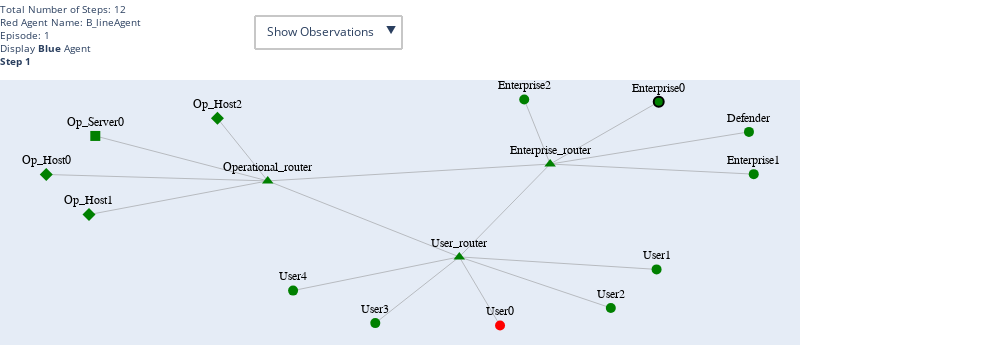
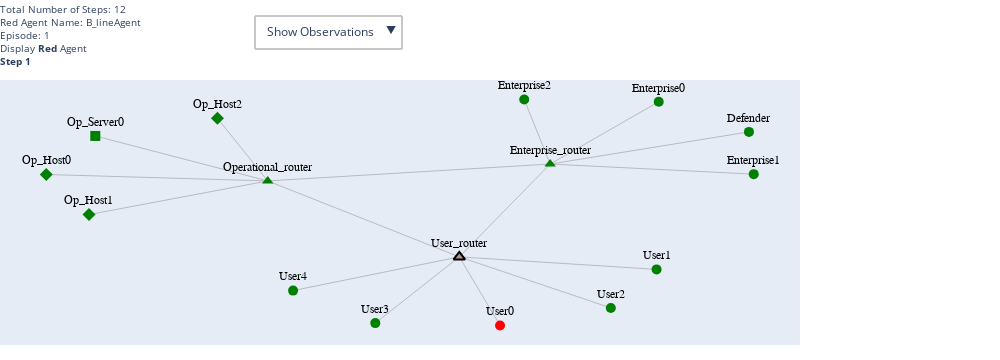
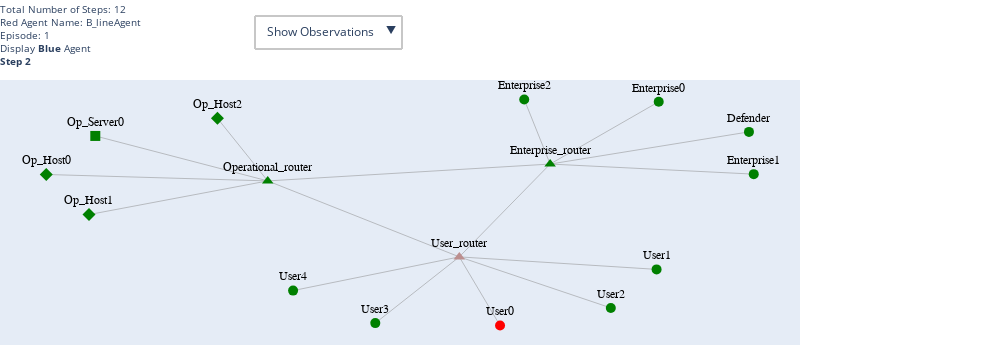
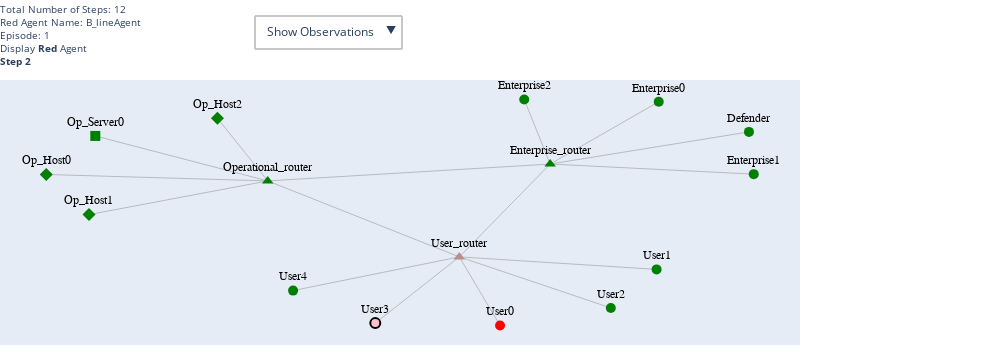

Here is the notebook cell these charts were saved with, in order:
### Code cell
nv = NetworkVisualizer(test_cyborg_minus_minus)
nv.plot(save=False)

### Figure 1 — Plotly figure (JSON) as saved in the notebook; plotly's stock layout.template omitted (floating-point values rounded to 4 significant figures)
{"data": [{"hoverinfo": "none", "line": {"color": "#888", "width": 0.5}, "mode": "lines", "type": "scatter", "x": [0.8354, 0.3181, null, 0.6006, 0.3181, null, 0.8478, 0.3181, null, 0.2506, 0.3181, null, -0.9931, -0.4168, null, -0.8819, -0.4168, null, -0.5477, -0.4168, null, -0.8655, -0.4168, null, 0.1877, 0.08169, null, 0.595, 0.08169, null, 0.4759, 0.08169, null, -0.137, 0.08169, null, -0.3508, 0.08169, null, 0.3181, -0.4168, null, 0.3181, 0.08169, null, -0.4168, 0.08169, null], "y": [0.5977, 0.3322, null, 0.8462, 0.3322, null, 0.249, 0.3322, null, 0.8648, 0.3322, null, 0.2462, 0.193, null, -0.08478, 0.193, null, 0.7096, 0.193, null, 0.5642, 0.193, null, -1, -0.4339, null, -0.537, -0.4339, null, -0.8549, -0.4339, null, -0.9804, -0.4339, null, -0.7119, -0.4339, null, 0.3322, 0.193, null, 0.3322, -0.4339, null, 0.193, -0.4339, null]}, {"hoverinfo": "text", "hovertext": ["Node: Defender<br>IP Address: 10.0.139.62<br>Compromised: No", "Node: Enterprise0<br>IP Address: 10.0.139.57<br>Compromised: No", "Node: Enterprise1<br>IP Address: 10.0.139.61<br>Compromised: No", "Node: Enterprise2<br>IP Address: 10.0.139.49<br>Compromised: No", "Node: Op_Host0<br>IP Address: 10.0.166.146<br>Compromised: No", "Node: Op_Host1<br>IP Address: 10.0.166.152<br>Compromised: No", "Node: Op_Host2<br>IP Address: 10.0.166.156<br>Compromised: No", "Node: Op_Server0<br>IP Address: 10.0.166.147<br>Compromised: No", "Node: User0<br>IP Address: 10.0.50.221<br>Compromised: Yes", "Node: User1<br>IP Address: 10.0.50.211<br>Compromised: No", "Node: User2<br>IP Address: 10.0.50.220<br>Compromised: No", "Node: User3<br>IP Address: 10.0.50.212<br>Compromised: No", "Node: User4<br>IP Address: 10.0.50.216<br>Compromised: No", "Node: Enterprise_router<br>IP Address: 10.0.139.58<br>Compromised: No", "Node: Operational_router<br>IP Address: 10.0.166.157<br>Compromised: No", "Node: User_router<br>IP Address: 10.0.50.214<br>Compromised: No"], "marker": {"color": ["green", "green", "green", "green", "green", "green", "green", "green", "red", "green", "green", "green", "green", "green", "green", "green"], "colorscale": [[0, "#440154"], [0.1111, "#482878"], [0.2222, "#3e4989"], [0.3333, "#31688e"], [0.4444, "#26828e"], [0.5556, "#1f9e89"], [0.6667, "#35b779"], [0.7778, "#6ece58"], [0.8889, "#b5de2b"], [1, "#fde725"]], "line": {"color": ["white", "black", "white", "white", "white", "white", "white", "white", "white", "white", "white", "white", "white", "white", "white", "white"], "width": [0, 2, 0, 0, 0, 0, 0, 0, 0, 0, 0, 0, 0, 0, 0, 0]}, "showscale": false, "size": 10, "symbol": ["circle", "circle", "circle", "circle", "diamond", "diamond", "diamond", "square", "circle", "circle", "circle", "circle", "circle", "triangle-up", "triangle-up", "triangle-up"]}, "mode": "markers+text", "text": ["Defender", "Enterprise0", "Enterprise1", "Enterprise2", "Op_Host0", "Op_Host1", "Op_Host2", "Op_Server0", "User0", "User1", "User2", "User3", "User4", "Enterprise_router", "Operational_router", "User_router"], "textfont": {"color": "black", "family": "sans serif", "size": 12}, "textposition": "top center", "type": "scatter", "x": [0.8354, 0.6006, 0.8478, 0.2506, -0.9931, -0.8819, -0.5477, -0.8655, 0.1877, 0.595, 0.4759, -0.137, -0.3508, 0.3181, -0.4168, 0.08169], "y": [0.5977, 0.8462, 0.249, 0.8648, 0.2462, -0.08478, 0.7096, 0.5642, -1, -0.537, -0.8549, -0.9804, -0.7119, 0.3322, 0.193, -0.4339]}], "layout": {"height": 360, "hovermode": "closest", "margin": {"b": 15, "l": 0, "r": 200, "t": 80}, "showlegend": false, "title": {"font": {"size": 10}, "text": "<br>Total Number of Steps: 12                                    <br>Red Agent Name: B_lineAgent                                    <br>Episode: 1                                    <br>Display <b>Blue</b> Agent                                    <br><b>Step 1</b>", "x": 0, "y": 1}, "updatemenus": [{"bordercolor": "#c7c7c7", "borderwidth": 2, "buttons": [{"args": [{"annotations": [{"align": "left", "bgcolor": "rgba(255,255,255,0.9)", "bordercolor": "black", "borderwidth": 2, "font": {"family": "Arial, sans-serif", "size": 7}, "showarrow": false, "text": "\n                <br>🎯Blue Action: DecoyApache Enterprise0\n                <br>✅Success: True\n                <br>👀Observations: \n                <br><br>Enterprise0: <br>    Processes:         <br>PID:     1104<br>PPID:     1<br>Service Name:     apache2<br>Username:     ubuntu<br>Properties:     rfi\n                <br>💰Reward: <br>&nbsp;&nbsp;&nbsp;• HybridAvailabilityConfidentiality: 0.0<br>&nbsp;&nbsp;&nbsp;• action_cost: 0\n                ", "visible": true, "x": 1.25, "xref": "paper", "y": 0.15, "yref": "paper"}]}], "label": "Show Observations", "method": "relayout"}, {"args": [{"annotations": []}], "label": "Hide Observations", "method": "relayout"}], "direction": "down", "showactive": true, "x": 0.5, "y": 1.25}], "width": 1000, "xaxis": {"autorange": true, "range": [-1.113, 0.9682], "showgrid": false, "showticklabels": false, "type": "linear", "zeroline": false}, "yaxis": {"autorange": true, "range": [-1.161, 1.026], "showgrid": false, "showticklabels": false, "type": "linear", "zeroline": false}}}

### Figure 2 — Plotly figure (JSON) as saved in the notebook; plotly's stock layout.template omitted (floating-point values rounded to 4 significant figures)
{"data": [{"hoverinfo": "none", "line": {"color": "#888", "width": 0.5}, "mode": "lines", "type": "scatter", "x": [0.8354, 0.3181, null, 0.6006, 0.3181, null, 0.8478, 0.3181, null, 0.2506, 0.3181, null, -0.9931, -0.4168, null, -0.8819, -0.4168, null, -0.5477, -0.4168, null, -0.8655, -0.4168, null, 0.1877, 0.08169, null, 0.595, 0.08169, null, 0.4759, 0.08169, null, -0.137, 0.08169, null, -0.3508, 0.08169, null, 0.3181, -0.4168, null, 0.3181, 0.08169, null, -0.4168, 0.08169, null], "y": [0.5977, 0.3322, null, 0.8462, 0.3322, null, 0.249, 0.3322, null, 0.8648, 0.3322, null, 0.2462, 0.193, null, -0.08478, 0.193, null, 0.7096, 0.193, null, 0.5642, 0.193, null, -1, -0.4339, null, -0.537, -0.4339, null, -0.8549, -0.4339, null, -0.9804, -0.4339, null, -0.7119, -0.4339, null, 0.3322, 0.193, null, 0.3322, -0.4339, null, 0.193, -0.4339, null]}, {"hoverinfo": "text", "hovertext": ["Node: Defender<br>IP Address: 10.0.139.62<br>Compromised: No", "Node: Enterprise0<br>IP Address: 10.0.139.57<br>Compromised: No", "Node: Enterprise1<br>IP Address: 10.0.139.61<br>Compromised: No", "Node: Enterprise2<br>IP Address: 10.0.139.49<br>Compromised: No", "Node: Op_Host0<br>IP Address: 10.0.166.146<br>Compromised: No", "Node: Op_Host1<br>IP Address: 10.0.166.152<br>Compromised: No", "Node: Op_Host2<br>IP Address: 10.0.166.156<br>Compromised: No", "Node: Op_Server0<br>IP Address: 10.0.166.147<br>Compromised: No", "Node: User0<br>IP Address: 10.0.50.221<br>Compromised: Yes", "Node: User1<br>IP Address: 10.0.50.211<br>Compromised: No", "Node: User2<br>IP Address: 10.0.50.220<br>Compromised: No", "Node: User3<br>IP Address: 10.0.50.212<br>Compromised: No", "Node: User4<br>IP Address: 10.0.50.216<br>Compromised: No", "Node: Enterprise_router<br>IP Address: 10.0.139.58<br>Compromised: No", "Node: Operational_router<br>IP Address: 10.0.166.157<br>Compromised: No", "Node: User_router<br>IP Address: 10.0.50.214<br>Compromised: No"], "marker": {"color": ["green", "green", "green", "green", "green", "green", "green", "green", "red", "green", "green", "green", "green", "green", "green", "rosybrown"], "colorscale": [[0, "#440154"], [0.1111, "#482878"], [0.2222, "#3e4989"], [0.3333, "#31688e"], [0.4444, "#26828e"], [0.5556, "#1f9e89"], [0.6667, "#35b779"], [0.7778, "#6ece58"], [0.8889, "#b5de2b"], [1, "#fde725"]], "line": {"color": ["white", "white", "white", "white", "white", "white", "white", "white", "white", "white", "white", "white", "white", "white", "white", "black"], "width": [0, 0, 0, 0, 0, 0, 0, 0, 0, 0, 0, 0, 0, 0, 0, 2]}, "showscale": false, "size": 10, "symbol": ["circle", "circle", "circle", "circle", "diamond", "diamond", "diamond", "square", "circle", "circle", "circle", "circle", "circle", "triangle-up", "triangle-up", "triangle-up"]}, "mode": "markers+text", "text": ["Defender", "Enterprise0", "Enterprise1", "Enterprise2", "Op_Host0", "Op_Host1", "Op_Host2", "Op_Server0", "User0", "User1", "User2", "User3", "User4", "Enterprise_router", "Operational_router", "User_router"], "textfont": {"color": "black", "family": "sans serif", "size": 12}, "textposition": "top center", "type": "scatter", "x": [0.8354, 0.6006, 0.8478, 0.2506, -0.9931, -0.8819, -0.5477, -0.8655, 0.1877, 0.595, 0.4759, -0.137, -0.3508, 0.3181, -0.4168, 0.08169], "y": [0.5977, 0.8462, 0.249, 0.8648, 0.2462, -0.08478, 0.7096, 0.5642, -1, -0.537, -0.8549, -0.9804, -0.7119, 0.3322, 0.193, -0.4339]}], "layout": {"height": 360, "hovermode": "closest", "margin": {"b": 15, "l": 0, "r": 200, "t": 80}, "showlegend": false, "title": {"font": {"size": 10}, "text": "<br>Total Number of Steps: 12                                    <br>Red Agent Name: B_lineAgent                                    <br>Episode: 1                                    <br>Display <b>Red</b> Agent                                    <br><b>Step 1</b>", "x": 0, "y": 1}, "updatemenus": [{"bordercolor": "#c7c7c7", "borderwidth": 2, "buttons": [{"args": [{"annotations": [{"align": "left", "bgcolor": "rgba(255,255,255,0.9)", "bordercolor": "black", "borderwidth": 2, "font": {"family": "Arial, sans-serif", "size": 7}, "showarrow": false, "text": "\n                <br>🎯Red Action: DiscoverRemoteSystems 10.0.50.208/28\n                <br>✅Success: True\n                <br>👀Observations: \n                <br><br>10.0.50.221: <br>    Interface:         <br>IP Address:     10.0.50.221<br>Subnet:     10.0.50.208/28<br>10.0.50.211: <br>    Interface:         <br>IP Address:     10.0.50.211<br>Subnet:     10.0.50.208/28<br>10.0.50.220: <br>    Interface:         <br>IP Address:     10.0.50.220<br>Subnet:     10.0.50.208/28<br>10.0.50.212: <br>    Interface:         <br>IP Address:     10.0.50.212<br>Subnet:     10.0.50.208/28<br>10.0.50.216: <br>    Interface:         <br>IP Address:     10.0.50.216<br>Subnet:     10.0.50.208/28\n                <br>💰Reward: <br>&nbsp;&nbsp;&nbsp;• HybridImpactPwn: 0.0<br>&nbsp;&nbsp;&nbsp;• action_cost: 0\n                ", "visible": true, "x": 1.25, "xref": "paper", "y": 0.15, "yref": "paper"}]}], "label": "Show Observations", "method": "relayout"}, {"args": [{"annotations": []}], "label": "Hide Observations", "method": "relayout"}], "direction": "down", "showactive": true, "x": 0.5, "y": 1.25}], "width": 1000, "xaxis": {"autorange": true, "range": [-1.113, 0.9682], "showgrid": false, "showticklabels": false, "type": "linear", "zeroline": false}, "yaxis": {"autorange": true, "range": [-1.161, 1.026], "showgrid": false, "showticklabels": false, "type": "linear", "zeroline": false}}}

### Figure 3 — Plotly figure (JSON) as saved in the notebook; plotly's stock layout.template omitted (floating-point values rounded to 4 significant figures)
{"data": [{"hoverinfo": "none", "line": {"color": "#888", "width": 0.5}, "mode": "lines", "type": "scatter", "x": [0.8354, 0.3181, null, 0.6006, 0.3181, null, 0.8478, 0.3181, null, 0.2506, 0.3181, null, -0.9931, -0.4168, null, -0.8819, -0.4168, null, -0.5477, -0.4168, null, -0.8655, -0.4168, null, 0.1877, 0.08169, null, 0.595, 0.08169, null, 0.4759, 0.08169, null, -0.137, 0.08169, null, -0.3508, 0.08169, null, 0.3181, -0.4168, null, 0.3181, 0.08169, null, -0.4168, 0.08169, null], "y": [0.5977, 0.3322, null, 0.8462, 0.3322, null, 0.249, 0.3322, null, 0.8648, 0.3322, null, 0.2462, 0.193, null, -0.08478, 0.193, null, 0.7096, 0.193, null, 0.5642, 0.193, null, -1, -0.4339, null, -0.537, -0.4339, null, -0.8549, -0.4339, null, -0.9804, -0.4339, null, -0.7119, -0.4339, null, 0.3322, 0.193, null, 0.3322, -0.4339, null, 0.193, -0.4339, null]}, {"hoverinfo": "text", "hovertext": ["Node: Defender<br>IP Address: 10.0.139.62<br>Compromised: No", "Node: Enterprise0<br>IP Address: 10.0.139.57<br>Compromised: No", "Node: Enterprise1<br>IP Address: 10.0.139.61<br>Compromised: No", "Node: Enterprise2<br>IP Address: 10.0.139.49<br>Compromised: No", "Node: Op_Host0<br>IP Address: 10.0.166.146<br>Compromised: No", "Node: Op_Host1<br>IP Address: 10.0.166.152<br>Compromised: No", "Node: Op_Host2<br>IP Address: 10.0.166.156<br>Compromised: No", "Node: Op_Server0<br>IP Address: 10.0.166.147<br>Compromised: No", "Node: User0<br>IP Address: 10.0.50.221<br>Compromised: Yes", "Node: User1<br>IP Address: 10.0.50.211<br>Compromised: No", "Node: User2<br>IP Address: 10.0.50.220<br>Compromised: No", "Node: User3<br>IP Address: 10.0.50.212<br>Compromised: No", "Node: User4<br>IP Address: 10.0.50.216<br>Compromised: No", "Node: Enterprise_router<br>IP Address: 10.0.139.58<br>Compromised: No", "Node: Operational_router<br>IP Address: 10.0.166.157<br>Compromised: No", "Node: User_router<br>IP Address: 10.0.50.214<br>Compromised: No"], "marker": {"color": ["green", "green", "green", "green", "green", "green", "green", "green", "red", "green", "green", "green", "green", "green", "green", "rosybrown"], "colorscale": [[0, "#440154"], [0.1111, "#482878"], [0.2222, "#3e4989"], [0.3333, "#31688e"], [0.4444, "#26828e"], [0.5556, "#1f9e89"], [0.6667, "#35b779"], [0.7778, "#6ece58"], [0.8889, "#b5de2b"], [1, "#fde725"]], "line": {"color": ["white", "white", "white", "white", "white", "white", "white", "white", "white", "white", "white", "white", "white", "white", "white", "white"], "width": [0, 0, 0, 0, 0, 0, 0, 0, 0, 0, 0, 0, 0, 0, 0, 0]}, "showscale": false, "size": 10, "symbol": ["circle", "circle", "circle", "circle", "diamond", "diamond", "diamond", "square", "circle", "circle", "circle", "circle", "circle", "triangle-up", "triangle-up", "triangle-up"]}, "mode": "markers+text", "text": ["Defender", "Enterprise0", "Enterprise1", "Enterprise2", "Op_Host0", "Op_Host1", "Op_Host2", "Op_Server0", "User0", "User1", "User2", "User3", "User4", "Enterprise_router", "Operational_router", "User_router"], "textfont": {"color": "black", "family": "sans serif", "size": 12}, "textposition": "top center", "type": "scatter", "x": [0.8354, 0.6006, 0.8478, 0.2506, -0.9931, -0.8819, -0.5477, -0.8655, 0.1877, 0.595, 0.4759, -0.137, -0.3508, 0.3181, -0.4168, 0.08169], "y": [0.5977, 0.8462, 0.249, 0.8648, 0.2462, -0.08478, 0.7096, 0.5642, -1, -0.537, -0.8549, -0.9804, -0.7119, 0.3322, 0.193, -0.4339]}], "layout": {"height": 360, "hovermode": "closest", "margin": {"b": 15, "l": 0, "r": 200, "t": 80}, "showlegend": false, "title": {"font": {"size": 10}, "text": "<br>Total Number of Steps: 12                                    <br>Red Agent Name: B_lineAgent                                    <br>Episode: 1                                    <br>Display <b>Blue</b> Agent                                    <br><b>Step 2</b>", "x": 0, "y": 1}, "updatemenus": [{"bordercolor": "#c7c7c7", "borderwidth": 2, "buttons": [{"args": [{"annotations": [{"align": "left", "bgcolor": "rgba(255,255,255,0.9)", "bordercolor": "black", "borderwidth": 2, "font": {"family": "Arial, sans-serif", "size": 7}, "showarrow": false, "text": "\n                <br>🎯Blue Action: DecoySSHD Enterprise1\n                <br>✅Success: False\n                <br>👀Observations: \n                <br><br>User3: <br>    System info: <br>        Hostname:             User3<br>        OSType:             LINUX<br>        OSDistribution:             UBUNTU<br>        OSVersion:             U18_04_3<br>        Architecture:             Architecture.x64<br>        position:             (60, 20)<br>    Processes:         <br>Connections:     <br>local_port:     80<br>remote_port:     58122<br>local_address:     10.0.50.212<br>remote_address:     10.0.50.221<br>        <br>Connections:     <br>local_port:     3389<br>remote_port:     56573<br>local_address:     10.0.50.212<br>remote_address:     10.0.50.221<br>        <br>Connections:     <br>local_port:     443<br>remote_port:     51588<br>local_address:     10.0.50.212<br>remote_address:     10.0.50.221<br>        <br>Connections:     <br>local_port:     25<br>remote_port:     54758<br>local_address:     10.0.50.212<br>remote_address:     10.0.50.221<br>    Interface:         <br>IP Address:     10.0.50.212\n                <br>💰Reward: <br>&nbsp;&nbsp;&nbsp;• HybridAvailabilityConfidentiality: 0.0<br>&nbsp;&nbsp;&nbsp;• action_cost: 0\n                ", "visible": true, "x": 1.25, "xref": "paper", "y": 0.15, "yref": "paper"}]}], "label": "Show Observations", "method": "relayout"}, {"args": [{"annotations": []}], "label": "Hide Observations", "method": "relayout"}], "direction": "down", "showactive": true, "x": 0.5, "y": 1.25}], "width": 1000, "xaxis": {"autorange": true, "range": [-1.113, 0.9682], "showgrid": false, "showticklabels": false, "type": "linear", "zeroline": false}, "yaxis": {"autorange": true, "range": [-1.161, 1.026], "showgrid": false, "showticklabels": false, "type": "linear", "zeroline": false}}}

### Figure 4 — Plotly figure (JSON) as saved in the notebook; plotly's stock layout.template omitted (floating-point values rounded to 4 significant figures)
{"data": [{"hoverinfo": "none", "line": {"color": "#888", "width": 0.5}, "mode": "lines", "type": "scatter", "x": [0.8354, 0.3181, null, 0.6006, 0.3181, null, 0.8478, 0.3181, null, 0.2506, 0.3181, null, -0.9931, -0.4168, null, -0.8819, -0.4168, null, -0.5477, -0.4168, null, -0.8655, -0.4168, null, 0.1877, 0.08169, null, 0.595, 0.08169, null, 0.4759, 0.08169, null, -0.137, 0.08169, null, -0.3508, 0.08169, null, 0.3181, -0.4168, null, 0.3181, 0.08169, null, -0.4168, 0.08169, null], "y": [0.5977, 0.3322, null, 0.8462, 0.3322, null, 0.249, 0.3322, null, 0.8648, 0.3322, null, 0.2462, 0.193, null, -0.08478, 0.193, null, 0.7096, 0.193, null, 0.5642, 0.193, null, -1, -0.4339, null, -0.537, -0.4339, null, -0.8549, -0.4339, null, -0.9804, -0.4339, null, -0.7119, -0.4339, null, 0.3322, 0.193, null, 0.3322, -0.4339, null, 0.193, -0.4339, null]}, {"hoverinfo": "text", "hovertext": ["Node: Defender<br>IP Address: 10.0.139.62<br>Compromised: No", "Node: Enterprise0<br>IP Address: 10.0.139.57<br>Compromised: No", "Node: Enterprise1<br>IP Address: 10.0.139.61<br>Compromised: No", "Node: Enterprise2<br>IP Address: 10.0.139.49<br>Compromised: No", "Node: Op_Host0<br>IP Address: 10.0.166.146<br>Compromised: No", "Node: Op_Host1<br>IP Address: 10.0.166.152<br>Compromised: No", "Node: Op_Host2<br>IP Address: 10.0.166.156<br>Compromised: No", "Node: Op_Server0<br>IP Address: 10.0.166.147<br>Compromised: No", "Node: User0<br>IP Address: 10.0.50.221<br>Compromised: Yes", "Node: User1<br>IP Address: 10.0.50.211<br>Compromised: No", "Node: User2<br>IP Address: 10.0.50.220<br>Compromised: No", "Node: User3<br>IP Address: 10.0.50.212<br>Compromised: No", "Node: User4<br>IP Address: 10.0.50.216<br>Compromised: No", "Node: Enterprise_router<br>IP Address: 10.0.139.58<br>Compromised: No", "Node: Operational_router<br>IP Address: 10.0.166.157<br>Compromised: No", "Node: User_router<br>IP Address: 10.0.50.214<br>Compromised: No"], "marker": {"color": ["green", "green", "green", "green", "green", "green", "green", "green", "red", "green", "green", "pink", "green", "green", "green", "rosybrown"], "colorscale": [[0, "#440154"], [0.1111, "#482878"], [0.2222, "#3e4989"], [0.3333, "#31688e"], [0.4444, "#26828e"], [0.5556, "#1f9e89"], [0.6667, "#35b779"], [0.7778, "#6ece58"], [0.8889, "#b5de2b"], [1, "#fde725"]], "line": {"color": ["white", "white", "white", "white", "white", "white", "white", "white", "white", "white", "white", "black", "white", "white", "white", "white"], "width": [0, 0, 0, 0, 0, 0, 0, 0, 0, 0, 0, 2, 0, 0, 0, 0]}, "showscale": false, "size": 10, "symbol": ["circle", "circle", "circle", "circle", "diamond", "diamond", "diamond", "square", "circle", "circle", "circle", "circle", "circle", "triangle-up", "triangle-up", "triangle-up"]}, "mode": "markers+text", "text": ["Defender", "Enterprise0", "Enterprise1", "Enterprise2", "Op_Host0", "Op_Host1", "Op_Host2", "Op_Server0", "User0", "User1", "User2", "User3", "User4", "Enterprise_router", "Operational_router", "User_router"], "textfont": {"color": "black", "family": "sans serif", "size": 12}, "textposition": "top center", "type": "scatter", "x": [0.8354, 0.6006, 0.8478, 0.2506, -0.9931, -0.8819, -0.5477, -0.8655, 0.1877, 0.595, 0.4759, -0.137, -0.3508, 0.3181, -0.4168, 0.08169], "y": [0.5977, 0.8462, 0.249, 0.8648, 0.2462, -0.08478, 0.7096, 0.5642, -1, -0.537, -0.8549, -0.9804, -0.7119, 0.3322, 0.193, -0.4339]}], "layout": {"height": 360, "hovermode": "closest", "margin": {"b": 15, "l": 0, "r": 200, "t": 80}, "showlegend": false, "title": {"font": {"size": 10}, "text": "<br>Total Number of Steps: 12                                    <br>Red Agent Name: B_lineAgent                                    <br>Episode: 1                                    <br>Display <b>Red</b> Agent                                    <br><b>Step 2</b>", "x": 0, "y": 1}, "updatemenus": [{"bordercolor": "#c7c7c7", "borderwidth": 2, "buttons": [{"args": [{"annotations": [{"align": "left", "bgcolor": "rgba(255,255,255,0.9)", "bordercolor": "black", "borderwidth": 2, "font": {"family": "Arial, sans-serif", "size": 7}, "showarrow": false, "text": "\n                <br>🎯Red Action: DiscoverNetworkServices 10.0.50.212\n                <br>✅Success: True\n                <br>👀Observations: \n                <br><br>10.0.50.212: <br>    Processes:         <br>Connections:     <br>local_port:     80<br>local_address:     10.0.50.212<br>        <br>Connections:     <br>local_port:     3389<br>local_address:     10.0.50.212<br>        <br>Connections:     <br>local_port:     443<br>local_address:     10.0.50.212<br>        <br>Connections:     <br>local_port:     25<br>local_address:     10.0.50.212<br>    Interface:         <br>IP Address:     10.0.50.212\n                <br>💰Reward: <br>&nbsp;&nbsp;&nbsp;• HybridImpactPwn: 0.0<br>&nbsp;&nbsp;&nbsp;• action_cost: 0\n                ", "visible": true, "x": 1.25, "xref": "paper", "y": 0.15, "yref": "paper"}]}], "label": "Show Observations", "method": "relayout"}, {"args": [{"annotations": []}], "label": "Hide Observations", "method": "relayout"}], "direction": "down", "showactive": true, "x": 0.5, "y": 1.25}], "width": 1000, "xaxis": {"autorange": true, "range": [-1.113, 0.9682], "showgrid": false, "showticklabels": false, "type": "linear", "zeroline": false}, "yaxis": {"autorange": true, "range": [-1.161, 1.026], "showgrid": false, "showticklabels": false, "type": "linear", "zeroline": false}}}
